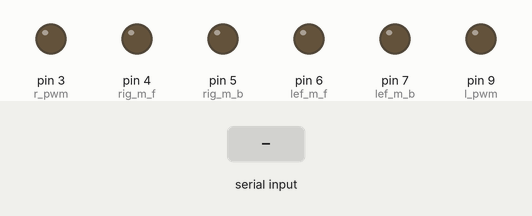
Simulated run of this sketch. Board: Arduino Uno, built with avr-gcc and run on an emulated ATmega328P. On the bench: output pins drawn as LEDs (lit = HIGH). The test bench sets the inputs (shaded band).

Above: at 1.2 s.
1.3 s: byte 70 ('F') received over Serial
At 1.8 s:
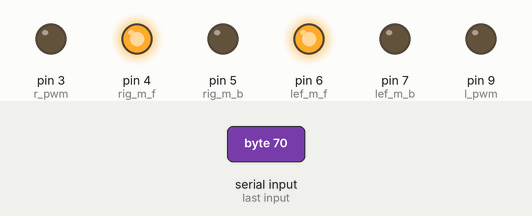
2.8 s: byte 66 ('B') received over Serial
At 4.0 s:
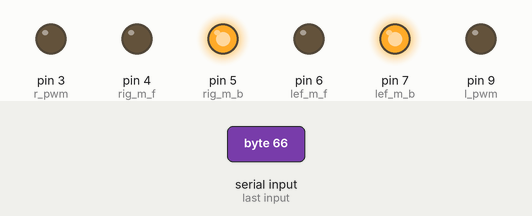
4.3 s: byte 76 ('L') received over Serial
At 5.3 s:
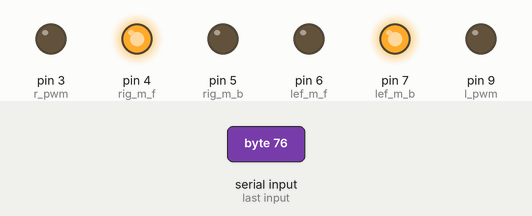
5.8 s: byte 82 ('R') received over Serial
At 6.4 s:
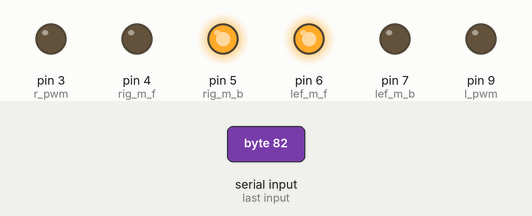
7.3 s: byte 71 ('G') received over Serial
At 7.6 s:
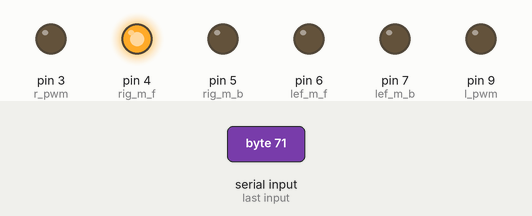
8.8 s: byte 73 ('I') received over Serial
At 9.9 s:
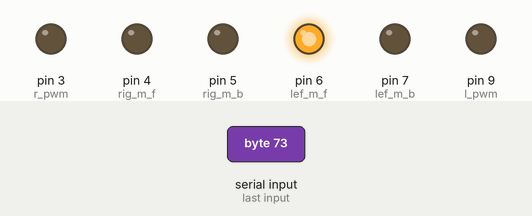
Timing chart, 0 to 11.3 s (numbered marks = the images above; inputs shaded):
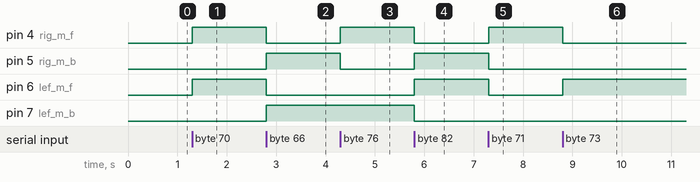

Measured:
- after the input at 1.3 s, pin 4 (rig_m_f), pin 6 (lef_m_f): LOW → HIGH at once
- after the input at 2.8 s, pin 4 (rig_m_f), pin 6 (lef_m_f): HIGH → LOW at once; pin 5 (rig_m_b), pin 7 (lef_m_b): LOW → HIGH at once
- after the input at 4.3 s, pin 4 (rig_m_f): LOW → HIGH at once; pin 5 (rig_m_b): HIGH → LOW at once
- after the input at 5.8 s, pin 4 (rig_m_f), pin 7 (lef_m_b): HIGH → LOW at once; pin 5 (rig_m_b), pin 6 (lef_m_f): LOW → HIGH at once
- after the input at 7.3 s, pin 4 (rig_m_f): LOW → HIGH at once; pin 5 (rig_m_b), pin 6 (lef_m_f): HIGH → LOW at once
- after the input at 8.8 s, pin 4 (rig_m_f): HIGH → LOW at once; pin 6 (lef_m_f): LOW → HIGH at once

The sketch:

bluetooth_car.ino
```cpp
/*
This is the control program for the car.
*/
int r_pwm=3, l_pwm=9;
int rig_m_f=4;
int rig_m_b=5;
int lef_m_f=6;
int lef_m_b=7;
int s_v=0;
char data, Speed;

void setup()
{
  Serial.begin(9600);
  pinMode(lef_m_f,OUTPUT);
  pinMode(lef_m_b,OUTPUT);
  pinMode(rig_m_f,OUTPUT);
  pinMode(rig_m_b,OUTPUT);
  pinMode(r_pwm,OUTPUT);
  pinMode(l_pwm,OUTPUT);

 }
void loop() {
  if(Serial.available()>0)
  {
    data = Serial.read();
    if(data=='0' || data=='1' || data=='2' || data=='3' || data=='4' || data=='5' || data=='6' || data=='7' || data=='8' || data=='9')
    {
      Speed==data;
      Speed_value();
    }
    if(data == 'F')
    {
      forward();
    }
    if(data=='B')
    {
      backward();
    }
    if(data == 'L')
    {
      l_turn();
    }
    if(data=='R')
    {
      r_turn();
    }
    if(data == 'G')
    {
      f_left();
    }
    if(data=='I')
    {
      f_right();
    }
    if(data == 'H')
    {
      b_left();
    }
    if(data=='J')
    {
      b_right();
    }
    if(data == 'S')
    {
      Stop();
    }
  }
}

void forward()
{
  digitalWrite(lef_m_f,HIGH);
  digitalWrite(lef_m_b,LOW);
  digitalWrite(rig_m_f,HIGH);
  digitalWrite(rig_m_b,LOW);
  digitalWrite(l_pwm,s_v);
  digitalWrite(r_pwm,s_v);
}
void backward()
{
  digitalWrite(lef_m_f,LOW);
  digitalWrite(lef_m_b,HIGH);
  digitalWrite(rig_m_f,LOW);
  digitalWrite(rig_m_b,HIGH);
  digitalWrite(l_pwm,s_v);
  digitalWrite(r_pwm,s_v);
}
void l_turn()
{
  digitalWrite(lef_m_f,LOW);
  digitalWrite(lef_m_b,HIGH);
  digitalWrite(rig_m_f,HIGH);
  digitalWrite(rig_m_b,LOW);
  digitalWrite(l_pwm,s_v);
  digitalWrite(r_pwm,s_v);
}
void r_turn()
{
  digitalWrite(lef_m_f,HIGH);
  digitalWrite(lef_m_b,LOW);
  digitalWrite(rig_m_f,LOW);
  digitalWrite(rig_m_b,HIGH);
  digitalWrite(l_pwm,s_v);
  digitalWrite(r_pwm,s_v);
}
void f_left()
{
  digitalWrite(lef_m_f,LOW);
  digitalWrite(lef_m_b,LOW);
  digitalWrite(rig_m_f,HIGH);
  digitalWrite(rig_m_b,LOW);
  digitalWrite(l_pwm,0);
  digitalWrite(r_pwm,s_v);
}
void f_right()
{
  digitalWrite(lef_m_f,HIGH);
  digitalWrite(lef_m_b,LOW);
  digitalWrite(rig_m_f,LOW);
  digitalWrite(rig_m_b,LOW);
  digitalWrite(l_pwm,s_v);
  digitalWrite(r_pwm,0);
}
void b_left()
{
  digitalWrite(lef_m_f,LOW);
  digitalWrite(lef_m_b,LOW);
  digitalWrite(rig_m_f,LOW);
  digitalWrite(rig_m_b,HIGH);
  digitalWrite(l_pwm,0);
  digitalWrite(r_pwm,s_v);
}
void b_right()
{
  digitalWrite(lef_m_f,LOW);
  digitalWrite(lef_m_b,HIGH);
  digitalWrite(rig_m_f,LOW);
  digitalWrite(rig_m_b,LOW);
  digitalWrite(l_pwm,s_v);
  digitalWrite(r_pwm,0);
}
void Stop()
{
  digitalWrite(lef_m_f,LOW);
  digitalWrite(lef_m_b,LOW);
  digitalWrite(rig_m_f,LOW);
  digitalWrite(rig_m_b,LOW);
  digitalWrite(l_pwm,0);
  digitalWrite(r_pwm,0);
}
void Speed_value()
{

  if(Speed=='0')
    s_v=0;
  if(Speed=='1')
    s_v=15;
  if(Speed=='2')
    s_v=30;
  if(Speed=='3')
    s_v=45;
  if(Speed=='4')
    s_v=60;
  if(Speed=='5')
    s_v=75;
  if(Speed=='6')
    s_v=90;
  if(Speed=='7')
    s_v=105;
  if(Speed=='8')
    s_v=120;
  if(Speed=='9')
    s_v=135;
}
```
